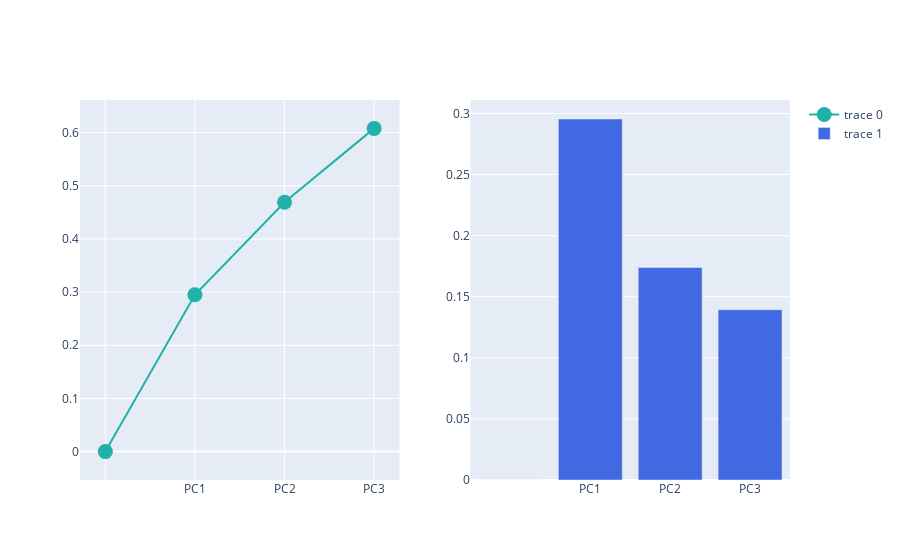

The code cell stored with this chart in its notebook:
### Code cell
# Explained variance + cumulative variance (Separate Plot)

from plotly.subplots import make_subplots
import plotly.graph_objects as go

fig = make_subplots(rows=1, cols=2)

fig.add_trace(
    go.Scatter(
        x=df_explained_variance['PC'],
        y=df_explained_variance['Cumulative Variance'],
        marker=dict(size=15, color='LightSeaGreen')
    ), row=1, col=1
)

fig.add_trace(
    go.Bar(
        x=df_explained_variance['PC'],
        y=df_explained_variance['Explained Variance'],
        marker=dict(color='RoyalBlue')
    ), row=1, col=2
)

fig.show()

### Figure 1 — Plotly figure (JSON) as saved in the notebook; plotly's stock layout.template omitted (floating-point values rounded to 4 significant figures)
{"data": [{"marker": {"color": "LightSeaGreen", "size": 15}, "type": "scatter", "x": ["", "PC1", "PC2", "PC3"], "xaxis": "x", "y": [0, 0.295, 0.469, 0.608], "yaxis": "y"}, {"marker": {"color": "RoyalBlue"}, "type": "bar", "x": ["", "PC1", "PC2", "PC3"], "xaxis": "x2", "y": [0, 0.2955, 0.174, 0.1394], "yaxis": "y2"}], "layout": {"xaxis": {"anchor": "y", "domain": [0, 0.45]}, "xaxis2": {"anchor": "y2", "domain": [0.55, 1]}, "yaxis": {"anchor": "x", "domain": [0, 1]}, "yaxis2": {"anchor": "x2", "domain": [0, 1]}}}
